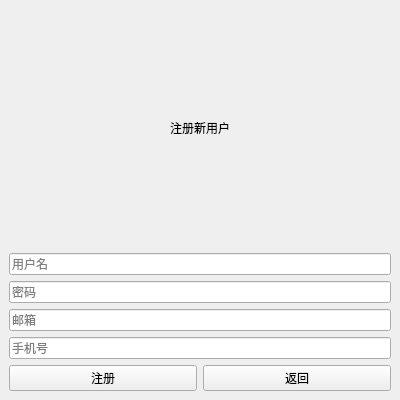
<?xml version="1.0" encoding="UTF-8"?>
<ui version="4.0">
 <class>RegisterWindow</class>
 <widget class="QMainWindow" name="RegisterWindow">
  <property name="geometry">
   <rect>
    <x>0</x>
    <y>0</y>
    <width>400</width>
    <height>400</height>
   </rect>
  </property>
  <property name="windowTitle">
   <string>用户注册</string>
  </property>
  <widget class="QWidget" name="centralwidget">
   <layout class="QVBoxLayout" name="verticalLayout">
    <item>
     <widget class="QLabel" name="labelTitle">
      <property name="text">
       <string>注册新用户</string>
      </property>
      <property name="alignment">
       <set>Qt::AlignCenter</set>
      </property>
     </widget>
    </item>
    <item>
     <widget class="QLineEdit" name="editUsername">
      <property name="placeholderText">
       <string>用户名</string>
      </property>
     </widget>
    </item>
    <item>
     <widget class="QLineEdit" name="editPassword">
      <property name="placeholderText">
       <string>密码</string>
      </property>
      <property name="echoMode">
       <enum>QLineEdit::Password</enum>
      </property>
     </widget>
    </item>
    <item>
     <widget class="QLineEdit" name="editEmail">
      <property name="placeholderText">
       <string>邮箱</string>
      </property>
     </widget>
    </item>
    <item>
     <widget class="QLineEdit" name="editPhone">
      <property name="placeholderText">
       <string>手机号</string>
      </property>
     </widget>
    </item>
    <item>
     <layout class="QHBoxLayout" name="buttonLayout">
      <item>
       <widget class="QPushButton" name="btnRegister">
        <property name="text">
         <string>注册</string>
        </property>
       </widget>
      </item>
      <item>
       <widget class="QPushButton" name="btnBack">
        <property name="text">
         <string>返回</string>
        </property>
       </widget>
      </item>
     </layout>
    </item>
   </layout>
  </widget>
 </widget>
 <resources/>
 <connections/>
</ui> 
